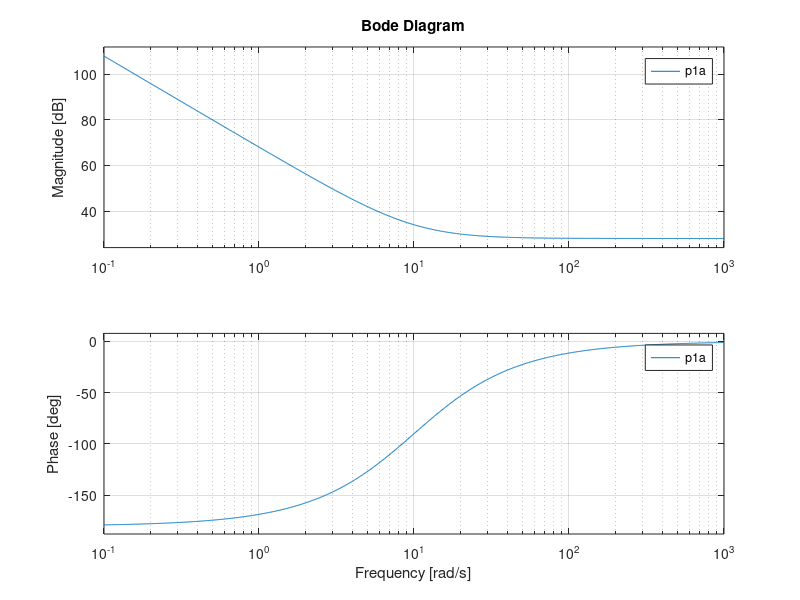
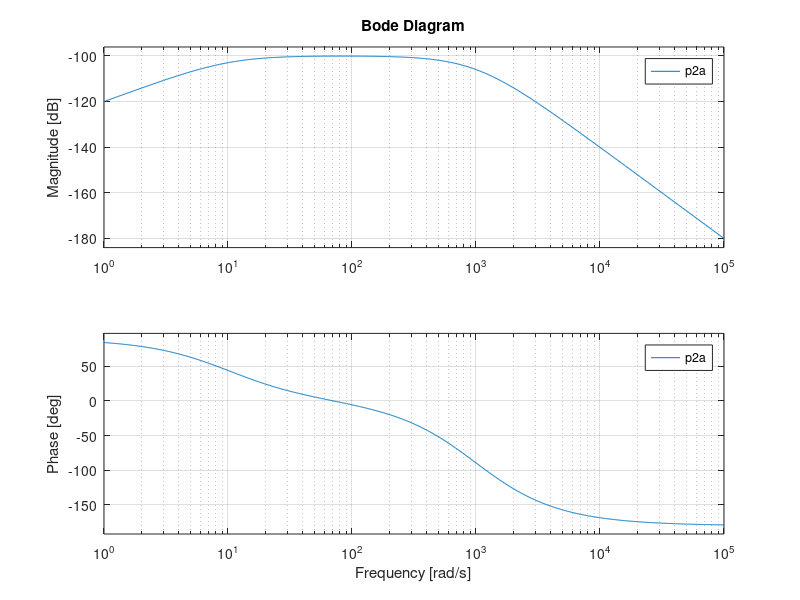
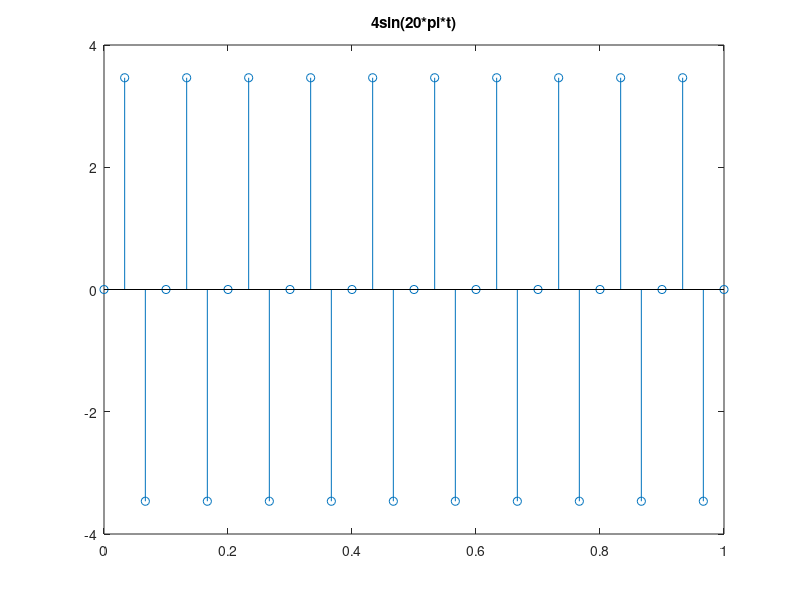
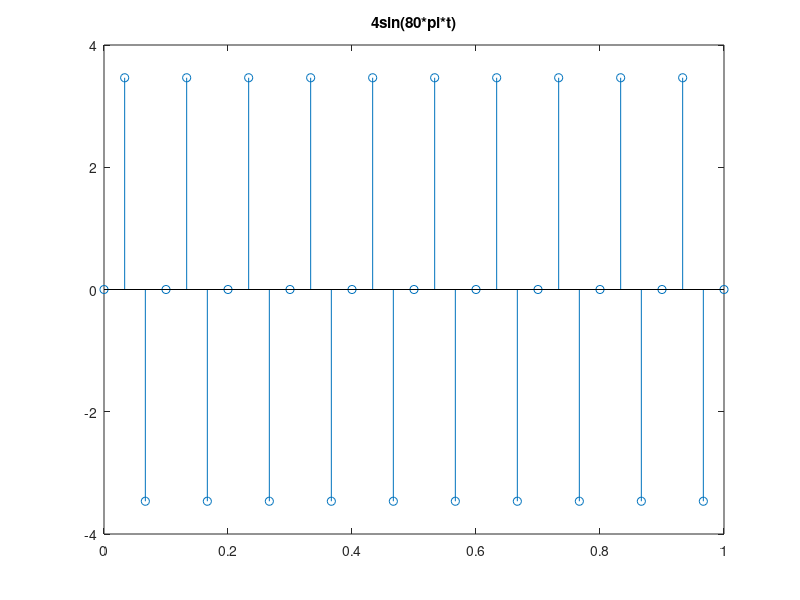

MATLAB code to generate these figures, in order:
clc;
clear all;
close all;

%Problem 1
p1a = tf([25 500 2500], [1 0 0]);
figure (1)
bode(p1a)

p2a = tf([50 0], [5 10050 5100000 50000000]);
figure (2)
bode(p2a)

%Problem 2
figure
t = 0:1/30:1;
Y = [4*sin(20*pi*t)];
stem(t,Y)
title('4sin(20*pi*t)')
% hold on; 
% x = 0:0.00001:1;
% y = [4*sin(20*pi*x)];
% plot(x, y,'LineWidth',0.5)

figure
Y = [4*sin(80*pi*t)];
stem(t,Y)
title('4sin(80*pi*t)')
% hold on; 
% x = 0:0.00001:1;
% y = [4*sin(80*pi*x)];
% plot(x, y,'LineWidth',0.5)

figure
Y = [-4*sin(40*pi*t)];
stem(t,Y)
title('-4sin(40*pi*t)')
% hold on; 
% x = 0:0.00001:1;
% y = [-4*sin(40*pi*x)];
% plot(x, y,'LineWidth',0.5)


